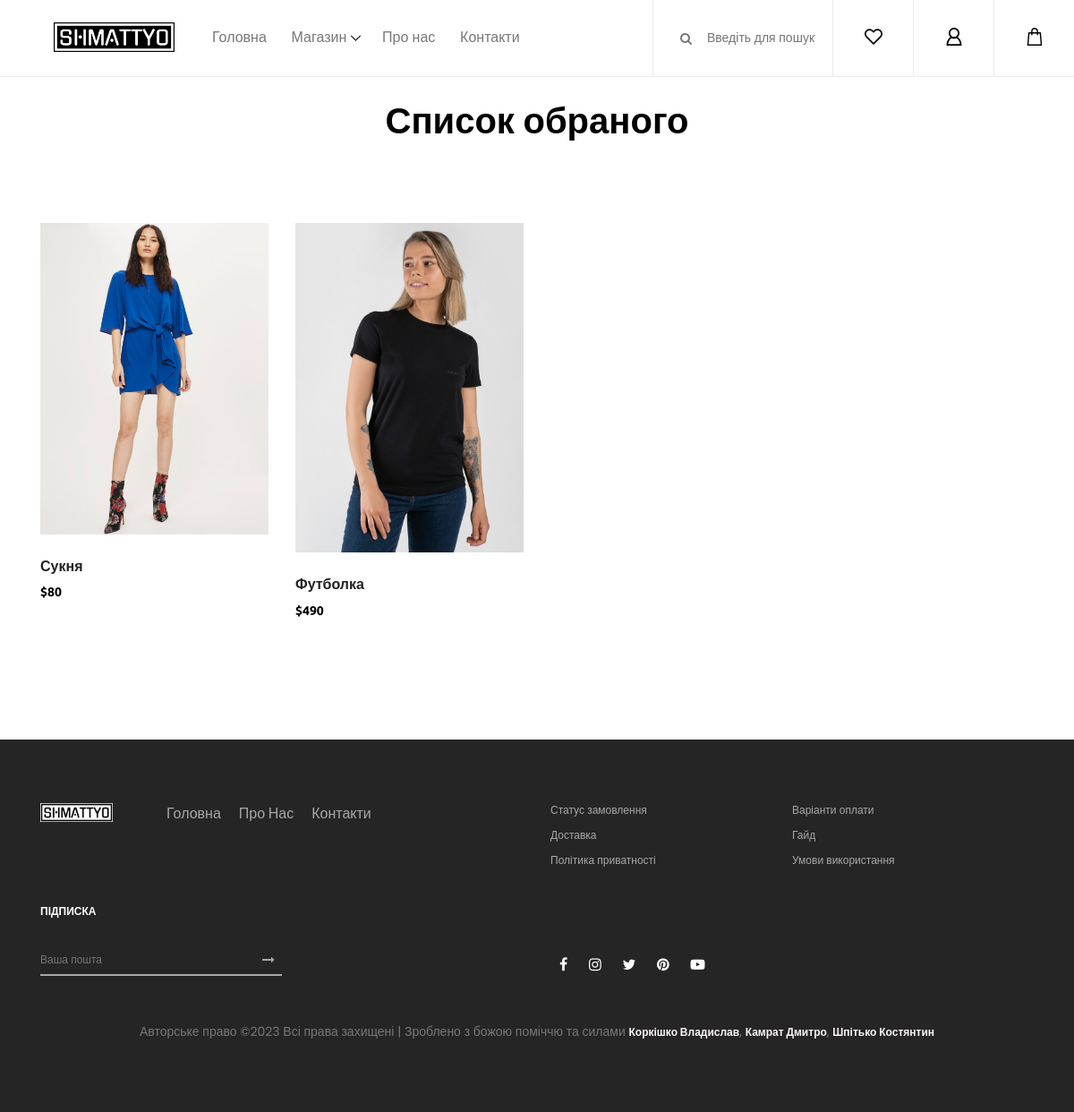
The page /shop/wishlist (signed in) on the database its author committed.
### bill/models.py (models this page shows, shortened)
class Wish(models.Model):
    class Meta:
        verbose_name_plural = "Wishes"
    title = models.CharField(max_length=100, unique=True)
    user = models.ForeignKey(User, on_delete=models.CASCADE)
    product = models.ForeignKey(Product, on_delete=models.CASCADE)
    amount = models.IntegerField()
    date = models.DateTimeField(auto_now_add=True)
    notes = models.TextField(max_length=300)
    image = models.ImageField(upload_to='wishlist_images/')

### catalog/models.py (models this page shows)
class Product(models.Model):
    name = models.CharField(max_length=100)
    about = models.TextField(max_length=500)
    category = models.ForeignKey(Category, on_delete=models.CASCADE)
    photo = models.FileField(upload_to='products/')
    price = models.FloatField()
    def __str__(self) -> str:
        return str(self.name)

### shop/views.py (the view)
# urls.py: re_path('wishlist', wishlist),
def wishlist(request):
    return render(request, 'shop/wishlist.html', {
        'title': 'Список обраного',
        'page': 'wishlist',
        'app': 'shop',
        'all_products': Wish.objects.filter(user_id=request.user.id)
    })

### templates/shop/wishlist.html (shortened to what this page needs)
{% extends '_layouts/base.html' %}
{% load static %}
{% block content %}
    <div style="text-align: center; padding-top: 2%">
        <h1>Список обраного</h1>
    </div>
    <section class="shop_grid_area section-padding-80">
        <div class="container">
            <div class="row">
                <div class="col-12 col-md-8 col-lg-9">
                    <div class="shop_grid_product_area">
                        <div id="catalog-panel" class="row">
                            {% for p in all_products %}
                                <div class="col-12 col-sm-6 col-lg-4">
                                    <div class="single-product-wrapper">
                                        <div class="product-img">
                                            <img src="{{ p.image }}" alt="">
                                        </div>
                                        <div class="product-description">
                                            <a href="single-product-details.html">
                                                <h6>{{ p.product }}</h6>
                                            </a>
                                            <p class="product-price">${{ p.amount }}</p>
                                        </div>
                                    </div>
                                </div>
                            {% endfor %}
                        </div>
                    </div>
                </div>
            </div>
        </div>
    </section>
{% endblock content %}

### static/css/core-style.css (style rules this page uses)
* { margin: 0; padding: 0; }
body { font-family: "Poppins", sans-serif; font-size: 14px; background-color: #ffffff; margin-top: 85px; }
h1, h2, h3, h4, h5, h6 { color: #000000; line-height: 1.3; font-weight: 700; font-family: "Ubuntu", sans-serif; }
p { color: #787878; font-size: 14px; line-height: 2; font-weight: 400; }
a { -webkit-transition: all 500ms ease 0s; transition: all 500ms ease 0s; text-decoration: none; outline: 0 solid transparent; color: #fbf5f5; font-weight: 600; font-size: 12px; }
img { height: auto; max-width: 100%; }
.section-padding-80 { padding-top: 80px; padding-bottom: 80px; }
.single-product-wrapper { position: relative; z-index: 1; margin-bottom: 50px; overflow: hidden; background-color: #ffffff; }
.single-product-wrapper .product-img { position: relative; z-index: 1; overflow: hidden; }
.single-product-wrapper .product-img img { width: 100%; -webkit-transition-duration: 500ms; transition-duration: 500ms; }
.single-product-wrapper .product-description { position: relative; z-index: 1; padding-top: 25px; }
.single-product-wrapper .product-description h6 { color: #222222; margin-bottom: 5px; }
.single-product-wrapper .product-description p { margin-bottom: 0; font-size: 14px; font-family: "Ubuntu", sans-serif; font-weight: 700; color: #000000; }

### rows shown on the page
Wish: image (picture), product "Сукня", amount "80"
Wish: image (picture), product "Футболка", amount "490"
